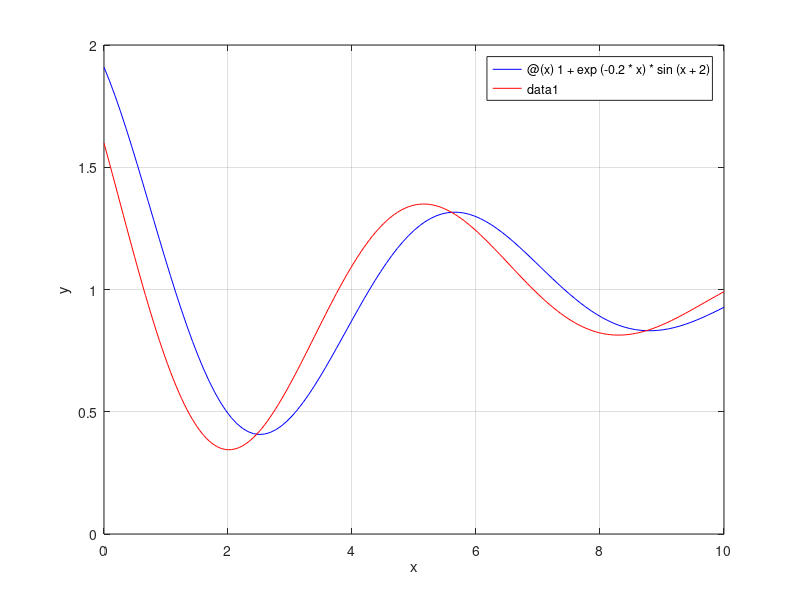

Source code (MATLAB):
func = @(x) 1 + exp(-0.2 * x) * sin(x + 2);
[xmin, ymin] = fminbnd(func, 0, 10);
fprintf("(x,y)=\n    %.4f %.4f\n", xmin, ymin);

x = linspace(0, 10, 400);
y = arrayfun(func, x);

func_param = @(x) 1 + exp(-0.2 * x) * sin(x + 2.5);
[xmin_param, ymin_param] = fminbnd(@(x) func_param(x), 0, 10);

fprintf("(x,y)=\n    %.4f %.4f\n", xmin_param, ymin_param);

figure;
fplot(func, [0 10], 'b');
hold on;
fplot(func_param, [0 10], 'r');
hold off;

xlabel('x');
ylabel('y');
grid on;